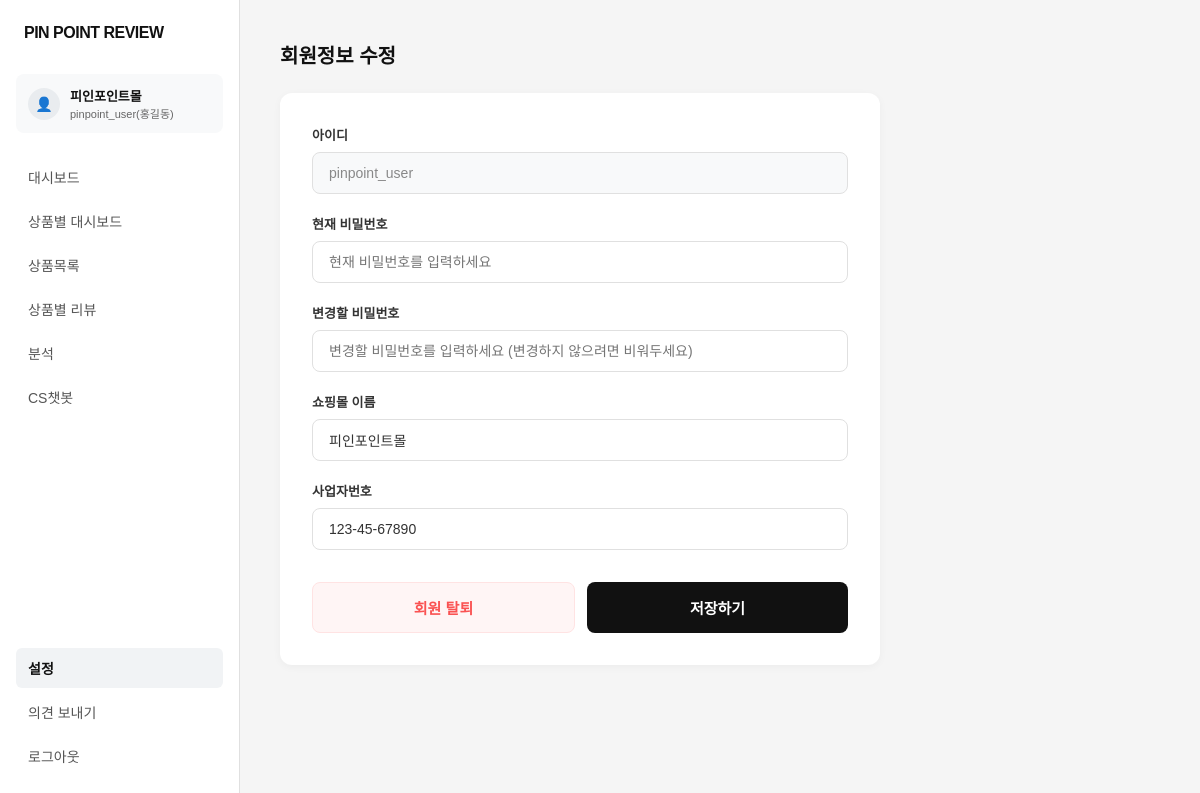
The app's page /settings (signed in) with its own data.
### tables this page shows
CREATE TABLE users (
    id            INTEGER PRIMARY KEY AUTOINCREMENT,
    name          TEXT NOT NULL,
    userid        TEXT NOT NULL UNIQUE,
    password_hash TEXT NOT NULL,
    shop_name     TEXT NOT NULL,
    business_num  TEXT NOT NULL,
    created_at    TEXT NOT NULL DEFAULT (datetime('now', 'localtime'))
);

### main.py (the view)
@app.get("/settings", name="settings", response_class=HTMLResponse)
def settings_page(request: Request, user=Depends(login_required)):
    return render(request, "informationedit.html", active_menu="settings")

### templates/informationedit.html (shortened to what this page needs)
<!DOCTYPE html>
<html lang="ko">
<head>
</head>
<body>
    {% include '_sidebar.html' %}
    <main class="main-content">
        <h1 class="page-title">회원정보 수정</h1>
        <div class="card">
            <form method="post" action="{{ url_for('settings') }}">
                <div class="form-group">
                    <label for="userid">아이디</label>
                    <input type="text" id="userid" value="{{ current_user.userid }}" disabled>
                </div>
                <div class="form-group">
                    <label for="current-pwd">현재 비밀번호</label>
                    <input type="password" id="current-pwd" name="current_password" placeholder="현재 비밀번호를 입력하세요" required>
                </div>
                <div class="form-group">
                    <label for="new-pwd">변경할 비밀번호</label>
                    <input type="password" id="new-pwd" name="new_password" placeholder="변경할 비밀번호를 입력하세요 (변경하지 않으려면 비워두세요)">
                </div>
                <div class="form-group">
                    <label for="shop-name">쇼핑몰 이름</label>
                    <input type="text" id="shop-name" name="shop_name" value="{{ current_user.shop_name }}" required>
                </div>
                <div class="form-group">
                    <label for="business-num">사업자번호</label>
                    <input type="text" id="business-num" name="business_num" value="{{ current_user.business_num }}" required>
                </div>
                <div class="btn-container">
                    <button type="submit" class="btn btn-danger" form="withdraw-form">회원 탈퇴</button>
                    <button type="submit" class="btn btn-primary">저장하기</button>
                </div>
            </form>
        </div>
    </main>
</body>
</html>

### templates/_sidebar.html
    <aside class="sidebar">
        <div class="sidebar-top">
            <div class="logo">PIN POINT REVIEW</div>
            <div class="user-profile">
                <div class="profile-icon">👤</div>
                <div class="profile-info">
                    <div class="shop-name">{{ current_user.shop_name }}</div>
                    <div class="user-email">{{ current_user.userid }}({{ current_user.name }})</div>
                </div>
            </div>
            <ul class="menu-list">
                <li class="menu-item {{ 'active' if active_menu == 'dashboard' }}"><a href="{{ url_for('dashboard') }}">대시보드</a></li>
                <li class="menu-item"><a href="#">상품별 대시보드</a></li>
                <li class="menu-item"><a href="#">상품목록</a></li>
                <li class="menu-item {{ 'active' if active_menu == 'reviews' }}"><a href="{{ url_for('product_reviews') }}">상품별 리뷰</a></li>
                <li class="menu-item"><a href="#">분석</a></li>
                <li class="menu-item"><a href="#">CS챗봇</a></li>
            </ul>
        </div>
        <div class="sidebar-bottom">
            <ul class="menu-list">
                <li class="menu-item {{ 'active' if active_menu == 'settings' }}"><a href="{{ url_for('settings') }}">설정</a></li>
                <li class="menu-item {{ 'active' if active_menu == 'feedback' }}"><a href="{{ url_for('feedback') }}">의견 보내기</a></li>
                <li class="menu-item"><a href="{{ url_for('logout') }}">로그아웃</a></li>
            </ul>
        </div>
    </aside>

### templates/informationedit.html (style rules this page uses)
* { box-sizing: border-box; margin: 0; padding: 0; font-family: 'Apple SD Gothic Neo', 'Noto Sans KR', sans-serif; }
body { background-color: #F5F5F5; display: flex; height: 100vh; color: #333333; }
.sidebar { width: 240px; background-color: #ffffff; border-right: 1px solid #E0E0E0; display: flex; flex-direction: column; justify-content: space-between; padding: 24px 16px; }
.sidebar-top .logo { font-size: 16px; font-weight: 800; color: #111111; margin-bottom: 32px; padding-left: 8px; letter-spacing: -0.5px; }
.user-profile { display: flex; align-items: center; gap: 10px; padding: 12px; background-color: #F8F9FA; border-radius: 8px; margin-bottom: 24px; }
.profile-icon { width: 32px; height: 32px; background-color: #E9ECEF; border-radius: 50%; display: flex; align-items: center; justify-content: center; font-size: 14px; }
.profile-info .shop-name { font-size: 13px; font-weight: 700; color: #111111; }
.profile-info .user-email { font-size: 11px; color: #666666; }
.menu-list { list-style: none; display: flex; flex-direction: column; gap: 4px; }
.menu-item a { display: block; padding: 10px 12px; font-size: 14px; color: #555555; text-decoration: none; border-radius: 6px; transition: all 0.2s; }
.menu-item.active a, .menu-item a:hover { background-color: #F1F3F5; color: #111111; font-weight: 600; }
.sidebar-bottom { display: flex; flex-direction: column; gap: 8px; }
.main-content { flex: 1; padding: 40px; overflow-y: auto; }
.page-title { font-size: 20px; font-weight: 700; margin-bottom: 24px; color: #111111; }
.card { background-color: #ffffff; border-radius: 12px; padding: 32px; box-shadow: 0 2px 8px rgba(0, 0, 0, 0.04); max-width: 600px; }
.form-group { margin-bottom: 20px; }
.form-group label { display: block; font-size: 13px; font-weight: 600; color: #333333; margin-bottom: 8px; }
.form-group input { width: 100%; padding: 12px 16px; border: 1px solid #E0E0E0; border-radius: 8px; font-size: 14px; outline: none; background-color: #ffffff; color: #333333; transition: border-color 0.2s; }
.form-group input:disabled { background-color: #F8F9FA; color: #888888; }
.btn-container { display: flex; gap: 12px; margin-top: 32px; }
.btn { flex: 1; padding: 14px; border-radius: 8px; font-size: 15px; font-weight: 600; cursor: pointer; border: none; transition: background-color 0.2s; }
.btn-primary { background-color: #111111; color: #ffffff; }
.btn-danger { background-color: #FFF5F5; color: #FA5252; border: 1px solid #FFE3E3; }

### records on screen
users: shop_name "피인포인트몰", userid "pinpoint_user", name "홍길동", business_num "123-45-67890"
